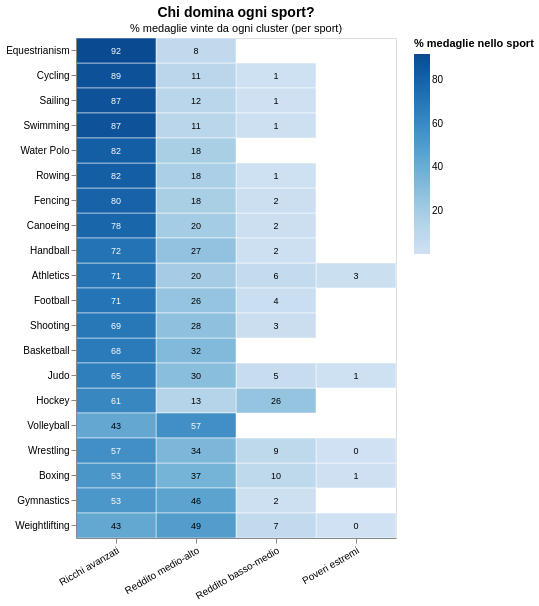

Notebook code cell kept with this figure:
### Code cell
#  HEATMAP ALTAIR — CHI DOMINA OGNI SPORT?
# -----------------------------------------------------------------------------
heatmap_data = sport_cluster.copy()
sport_totals = heatmap_data.groupby('Sport')['count'].sum().reset_index()
sport_totals.columns = ['Sport', 'sport_total']
heatmap_data = heatmap_data.merge(sport_totals, on='Sport')
heatmap_data['pct_in_sport'] = (
    heatmap_data['count'] / heatmap_data['sport_total'] * 100
).round(1)

top20 = (
    sport_df.groupby('Sport').size()
    .sort_values(ascending=False).head(20).index.tolist()
)
heatmap_data = heatmap_data[heatmap_data['Sport'].isin(top20)]

heatmap = alt.Chart(heatmap_data).mark_rect(stroke='white', strokeWidth=0.5).encode(
    x=alt.X('cluster_label:N',
            sort=CLUSTER_ORDER,
            title='',
            axis=alt.Axis(labelAngle=-30)),
    y=alt.Y('Sport:N',
            sort=alt.EncodingSortField(field='pct_in_sport', op='max',
                                       order='descending'),
            title=''),
    color=alt.Color(
        'pct_in_sport:Q',
        scale=alt.Scale(scheme='blues'),
        legend=alt.Legend(title='% medaglie nello sport')
    ),
    tooltip=[
        alt.Tooltip('Sport:N',           title='Sport'),
        alt.Tooltip('cluster_label:N',   title='Cluster'),
        alt.Tooltip('pct_in_sport:Q',    title='% nello sport', format='.1f'),
        alt.Tooltip('count:Q',           title='N. eventi'),
    ]
).properties(
    width=320, height=500,
    title=alt.TitleParams(
        text='Chi domina ogni sport?',
        subtitle='% medaglie vinte da ogni cluster (per sport)',
        fontSize=14, subtitleFontSize=11
    )
)

text_layer = alt.Chart(heatmap_data).mark_text(fontSize=9).encode(
    x=alt.X('cluster_label:N', sort=CLUSTER_ORDER),
    y=alt.Y('Sport:N', sort=alt.EncodingSortField(
        field='pct_in_sport', op='max', order='descending')),
    text=alt.Text('pct_in_sport:Q', format='.0f'),
    color=alt.condition(
        alt.datum.pct_in_sport > 50,
        alt.value('white'),
        alt.value('black')
    )
)

heatmap_final = (heatmap + text_layer).configure_axis(labelFontSize=10)

heatmap_final.save('heatmap_sport_cluster_altair.html')
print("✓ Salvato: heatmap_sport_cluster_altair.html")
heatmap_final

### Figure 1 — Vega-Lite specification as saved in the notebook (floating-point values rounded to 4 significant figures)
{"config": {"view": {"continuousWidth": 300, "continuousHeight": 300}, "axis": {"labelFontSize": 10}}, "layer": [{"mark": {"type": "rect", "stroke": "white", "strokeWidth": 0.5}, "encoding": {"color": {"field": "pct_in_sport", "legend": {"title": "% medaglie nello sport"}, "scale": {"scheme": "blues"}, "type": "quantitative"}, "tooltip": [{"field": "Sport", "title": "Sport", "type": "nominal"}, {"field": "cluster_label", "title": "Cluster", "type": "nominal"}, {"field": "pct_in_sport", "format": ".1f", "title": "% nello sport", "type": "quantitative"}, {"field": "count", "title": "N. eventi", "type": "quantitative"}], "x": {"axis": {"labelAngle": -30}, "field": "cluster_label", "sort": ["Ricchi avanzati", "Reddito medio-alto", "Reddito basso-medio", "Poveri estremi"], "title": "", "type": "nominal"}, "y": {"field": "Sport", "sort": {"field": "pct_in_sport", "op": "max", "order": "descending"}, "title": "", "type": "nominal"}}, "title": {"text": "Chi domina ogni sport?", "fontSize": 14, "subtitle": "% medaglie vinte da ogni cluster (per sport)", "subtitleFontSize": 11}}, {"mark": {"type": "text", "fontSize": 9}, "encoding": {"color": {"condition": {"test": "(datum.pct_in_sport > 50)", "value": "white"}, "value": "black"}, "text": {"field": "pct_in_sport", "format": ".0f", "type": "quantitative"}, "x": {"field": "cluster_label", "sort": ["Ricchi avanzati", "Reddito medio-alto", "Reddito basso-medio", "Poveri estremi"], "type": "nominal"}, "y": {"field": "Sport", "sort": {"field": "pct_in_sport", "op": "max", "order": "descending"}, "type": "nominal"}}}], "data": {"name": "data-714fc54e4094a358298ebd2e008d043d"}, "height": 500, "width": 320, "$schema": "https://vega.github.io/schema/vega-lite/v5.20.1.json", "datasets": {"data-714fc54e4094a358298ebd2e008d043d": [{"cluster_label": "Poveri estremi", "Sport": "Athletics", "count": 77, "total": 92, "pct": 83.7, "sport_total": 2860, "pct_in_sport": 2.7}, {"cluster_label": "Poveri estremi", "Sport": "Boxing", "count": 7, "total": 92, "pct": 7.61, "sport_total": 894, "pct_in_sport": 0.8}, {"cluster_label": "Poveri estremi", "Sport": "Judo", "count": 3, "total": 92, "pct": 3.26, "sport_total": 570, "pct_in_sport": 0.5}, {"cluster_label": "Poveri estremi", "Sport": "Weightlifting", "count": 1, "total": 92, "pct": 1.09, "sport_total": 563, "pct_in_sport": 0.2}, {"cluster_label": "Poveri estremi", "Sport": "Wrestling", "count": 2, "total": 92, "pct": 2.17, "sport_total": 1181, "pct_in_sport": 0.2}, {"cluster_label": "Reddito basso-medio", "Sport": "Athletics", "count": 178, "total": 622, "pct": 28.62, "sport_total": 2860, "pct_in_sport": 6.2}, {"cluster_label": "Reddito basso-medio", "Sport": "Boxing", "count": 85, "total": 622, "pct": 13.67, "sport_total": 894, "pct_in_sport": 9.5}, {"cluster_label": "Reddito basso-medio", "Sport": "Canoeing", "count": 11, "total": 622, "pct": 1.77, "sport_total": 572, "pct_in_sport": 1.9}, {"cluster_label": "Reddito basso-medio", "Sport": "Cycling", "count": 4, "total": 622, "pct": 0.64, "sport_total": 593, "pct_in_sport": 0.7}, {"cluster_label": "Reddito basso-medio", "Sport": "Fencing", "count": 14, "total": 622, "pct": 2.25, "sport_total": 664, "pct_in_sport": 2.1}, {"cluster_label": "Reddito basso-medio", "Sport": "Football", "count": 3, "total": 622, "pct": 0.48, "sport_total": 86, "pct_in_sport": 3.5}, {"cluster_label": "Reddito basso-medio", "Sport": "Gymnastics", "count": 13, "total": 622, "pct": 2.09, "sport_total": 793, "pct_in_sport": 1.6}, {"cluster_label": "Reddito basso-medio", "Sport": "Handball", "count": 1, "total": 622, "pct": 0.16, "sport_total": 60, "pct_in_sport": 1.7}, {"cluster_label": "Reddito basso-medio", "Sport": "Hockey", "count": 22, "total": 622, "pct": 3.54, "sport_total": 85, "pct_in_sport": 25.9}, {"cluster_label": "Reddito basso-medio", "Sport": "Judo", "count": 26, "total": 622, "pct": 4.18, "sport_total": 570, "pct_in_sport": 4.6}, {"cluster_label": "Reddito basso-medio", "Sport": "Rowing", "count": 3, "total": 622, "pct": 0.48, "sport_total": 650, "pct_in_sport": 0.5}, {"cluster_label": "Reddito basso-medio", "Sport": "Sailing", "count": 5, "total": 622, "pct": 0.8, "sport_total": 478, "pct_in_sport": 1.0}, {"cluster_label": "Reddito basso-medio", "Sport": "Shooting", "count": 23, "total": 622, "pct": 3.7, "sport_total": 763, "pct_in_sport": 3.0}, {"cluster_label": "Reddito basso-medio", "Sport": "Swimming", "count": 21, "total": 622, "pct": 3.38, "sport_total": 1628, "pct_in_sport": 1.3}, {"cluster_label": "Reddito basso-medio", "Sport": "Weightlifting", "count": 40, "total": 622, "pct": 6.43, "sport_total": 563, "pct_in_sport": 7.1}, {"cluster_label": "Reddito basso-medio", "Sport": "Wrestling", "count": 104, "total": 622, "pct": 16.72, "sport_total": 1181, "pct_in_sport": 8.8}, {"cluster_label": "Reddito medio-alto", "Sport": "Athletics", "count": 562, "total": 3708, "pct": 15.16, "sport_total": 2860, "pct_in_sport": 19.7}, {"cluster_label": "Reddito medio-alto", "Sport": "Basketball", "count": 29, "total": 3708, "pct": 0.78, "sport_total": 90, "pct_in_sport": 32.2}, {"cluster_label": "Reddito medio-alto", "Sport": "Boxing", "count": 327, "total": 3708, "pct": 8.82, "sport_total": 894, "pct_in_sport": 36.6}, {"cluster_label": "Reddito medio-alto", "Sport": "Canoeing", "count": 115, "total": 3708, "pct": 3.1, "sport_total": 572, "pct_in_sport": 20.1}, {"cluster_label": "Reddito medio-alto", "Sport": "Cycling", "count": 64, "total": 3708, "pct": 1.73, "sport_total": 593, "pct_in_sport": 10.8}, {"cluster_label": "Reddito medio-alto", "Sport": "Equestrianism", "count": 28, "total": 3708, "pct": 0.76, "sport_total": 348, "pct_in_sport": 8.0}, {"cluster_label": "Reddito medio-alto", "Sport": "Fencing", "count": 120, "total": 3708, "pct": 3.24, "sport_total": 664, "pct_in_sport": 18.1}, {"cluster_label": "Reddito medio-alto", "Sport": "Football", "count": 22, "total": 3708, "pct": 0.59, "sport_total": 86, "pct_in_sport": 25.6}, {"cluster_label": "Reddito medio-alto", "Sport": "Gymnastics", "count": 364, "total": 3708, "pct": 9.82, "sport_total": 793, "pct_in_sport": 45.9}, {"cluster_label": "Reddito medio-alto", "Sport": "Handball", "count": 16, "total": 3708, "pct": 0.43, "sport_total": 60, "pct_in_sport": 26.7}, {"cluster_label": "Reddito medio-alto", "Sport": "Hockey", "count": 11, "total": 3708, "pct": 0.3, "sport_total": 85, "pct_in_sport": 12.9}, {"cluster_label": "Reddito medio-alto", "Sport": "Judo", "count": 169, "total": 3708, "pct": 4.56, "sport_total": 570, "pct_in_sport": 29.6}, {"cluster_label": "Reddito medio-alto", "Sport": "Rowing", "count": 115, "total": 3708, "pct": 3.1, "sport_total": 650, "pct_in_sport": 17.7}, {"cluster_label": "Reddito medio-alto", "Sport": "Sailing", "count": 55, "total": 3708, "pct": 1.48, "sport_total": 478, "pct_in_sport": 11.5}, {"cluster_label": "Reddito medio-alto", "Sport": "Shooting", "count": 211, "total": 3708, "pct": 5.69, "sport_total": 763, "pct_in_sport": 27.7}, {"cluster_label": "Reddito medio-alto", "Sport": "Swimming", "count": 184, "total": 3708, "pct": 4.96, "sport_total": 1628, "pct_in_sport": 11.3}, {"cluster_label": "Reddito medio-alto", "Sport": "Volleyball", "count": 48, "total": 3708, "pct": 1.29, "sport_total": 84, "pct_in_sport": 57.1}, {"cluster_label": "Reddito medio-alto", "Sport": "Water Polo", "count": 16, "total": 3708, "pct": 0.43, "sport_total": 89, "pct_in_sport": 18.0}, {"cluster_label": "Reddito medio-alto", "Sport": "Weightlifting", "count": 278, "total": 3708, "pct": 7.5, "sport_total": 563, "pct_in_sport": 49.4}, {"cluster_label": "Reddito medio-alto", "Sport": "Wrestling", "count": 403, "total": 3708, "pct": 10.87, "sport_total": 1181, "pct_in_sport": 34.1}, {"cluster_label": "Ricchi avanzati", "Sport": "Athletics", "count": 2043, "total": 10840, "pct": 18.85, "sport_total": 2860, "pct_in_sport": 71.4}, {"cluster_label": "Ricchi avanzati", "Sport": "Basketball", "count": 61, "total": 10840, "pct": 0.56, "sport_total": 90, "pct_in_sport": 67.8}, {"cluster_label": "Ricchi avanzati", "Sport": "Boxing", "count": 475, "total": 10840, "pct": 4.38, "sport_total": 894, "pct_in_sport": 53.1}, {"cluster_label": "Ricchi avanzati", "Sport": "Canoeing", "count": 446, "total": 10840, "pct": 4.11, "sport_total": 572, "pct_in_sport": 78.0}, {"cluster_label": "Ricchi avanzati", "Sport": "Cycling", "count": 525, "total": 10840, "pct": 4.84, "sport_total": 593, "pct_in_sport": 88.5}, {"cluster_label": "Ricchi avanzati", "Sport": "Equestrianism", "count": 320, "total": 10840, "pct": 2.95, "sport_total": 348, "pct_in_sport": 92.0}, {"cluster_label": "Ricchi avanzati", "Sport": "Fencing", "count": 530, "total": 10840, "pct": 4.89, "sport_total": 664, "pct_in_sport": 79.8}, {"cluster_label": "Ricchi avanzati", "Sport": "Football", "count": 61, "total": 10840, "pct": 0.56, "sport_total": 86, "pct_in_sport": 70.9}, {"cluster_label": "Ricchi avanzati", "Sport": "Gymnastics", "count": 416, "total": 10840, "pct": 3.84, "sport_total": 793, "pct_in_sport": 52.5}, {"cluster_label": "Ricchi avanzati", "Sport": "Handball", "count": 43, "total": 10840, "pct": 0.4, "sport_total": 60, "pct_in_sport": 71.7}, {"cluster_label": "Ricchi avanzati", "Sport": "Hockey", "count": 52, "total": 10840, "pct": 0.48, "sport_total": 85, "pct_in_sport": 61.2}, {"cluster_label": "Ricchi avanzati", "Sport": "Judo", "count": 372, "total": 10840, "pct": 3.43, "sport_total": 570, "pct_in_sport": 65.3}, {"cluster_label": "Ricchi avanzati", "Sport": "Rowing", "count": 532, "total": 10840, "pct": 4.91, "sport_total": 650, "pct_in_sport": 81.8}, {"cluster_label": "Ricchi avanzati", "Sport": "Sailing", "count": 418, "total": 10840, "pct": 3.86, "sport_total": 478, "pct_in_sport": 87.4}, {"cluster_label": "Ricchi avanzati", "Sport": "Shooting", "count": 529, "total": 10840, "pct": 4.88, "sport_total": 763, "pct_in_sport": 69.3}, {"cluster_label": "Ricchi avanzati", "Sport": "Swimming", "count": 1423, "total": 10840, "pct": 13.13, "sport_total": 1628, "pct_in_sport": 87.4}, {"cluster_label": "Ricchi avanzati", "Sport": "Volleyball", "count": 36, "total": 10840, "pct": 0.33, "sport_total": 84, "pct_in_sport": 42.9}, {"cluster_label": "Ricchi avanzati", "Sport": "Water Polo", "count": 73, "total": 10840, "pct": 0.67, "sport_total": 89, "pct_in_sport": 82.0}, {"cluster_label": "Ricchi avanzati", "Sport": "Weightlifting", "count": 244, "total": 10840, "pct": 2.25, "sport_total": 563, "pct_in_sport": 43.3}, {"cluster_label": "Ricchi avanzati", "Sport": "Wrestling", "count": 672, "total": 10840, "pct": 6.2, "sport_total": 1181, "pct_in_sport": 56.9}]}}
